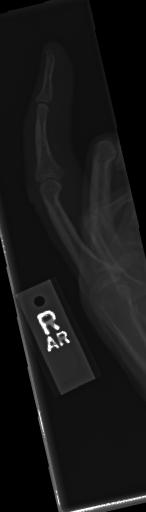
#> input picture Data/train/images/image1_1026_png.rf.de064b3ea83c63cf20650b3bda31dd53.jpg, 146 x 512 px, found by its file name; its folder holds only this picture in this run
$ jupyter execute --allow-errors bone-fracture-pytorch.ipynb
#> lines starting #> are read from the running program, lines starting #| are printed output that depends on the picture
[cell 1]
import numpy as np
import pandas as pd
import seaborn as sns
import matplotlib.pyplot as plt
import os
from tqdm import trange, tqdm
import random
import cv2
from collections import Counter, defaultdict
from sklearn.preprocessing import LabelEncoder
from sklearn.metrics import confusion_matrix, classification_report, roc_auc_score, roc_curve
import torch
from torch.utils.data import DataLoader, TensorDataset
import torch.nn as nn
import torch.nn.functional as F
from torchvision import models, transforms

[cell 2]
TRAIN_IMAGE_DIR = '/kaggle/input/bone-fracture-detection-computer-vision-project/BoneFractureYolo8/train/images'
TRAIN_LABEL_DIR = '/kaggle/input/bone-fracture-detection-computer-vision-project/BoneFractureYolo8/train/labels'
VALID_IMAGE_DIR = '/kaggle/input/bone-fracture-detection-computer-vision-project/BoneFractureYolo8/valid/images'
VALID_LABEL_DIR = '/kaggle/input/bone-fracture-detection-computer-vision-project/BoneFractureYolo8/valid/labels'
TEST_IMAGE_DIR = '/kaggle/input/bone-fracture-detection-computer-vision-project/BoneFractureYolo8/test/images'
TEST_LABEL_DIR = '/kaggle/input/bone-fracture-detection-computer-vision-project/BoneFractureYolo8/test/labels'

TARGET_SIZE = [224, 224]

def load_images_and_labels(image_dir, label_dir):
    images = []
    class_labels = []
    polygons_list = []

    for img_name in os.listdir(image_dir):
        if img_name.endswith(".jpg") or img_name.endswith(".png"):
            img_path = os.path.join(image_dir, img_name)
            image = cv2.imread(img_path)
#> image is the input picture: shape (512, 146, 3); min 0, max 255, mean 23.2
            image = cv2.resize(image, TARGET_SIZE)
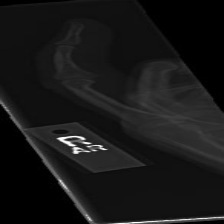
#> image: shape (224, 224, 3); min 0, max 254, mean 23.1
            image = cv2.cvtColor(image, cv2.COLOR_BGR2RGB)

            # Normalize
            image = image.astype(np.float32) / 255.0

            label_path = os.path.join(label_dir, img_name.replace(".jpg", ".txt").replace(".png", ".txt"))
            polygons = []
            classes = []

            if os.path.exists(label_path):
                with open(label_path, "r") as f:
                    lines = f.read().strip().split("\n")
                for line in lines:
                    components = line.strip().split()
                    if len(components) > 1:
                        class_id = int(components[0])
                        coords = list(map(float, components[1:]))
                        # Only keep polygons with even number of coords
                        if len(coords) % 2 == 0:
                            classes.append(class_id)
                            polygons.append(coords)

            # Decide image-level class label
            if classes:
                image_level_label = classes[0]   # or use most frequent: max(set(classes), key=classes.count)
            else:
                image_level_label = 'no_fracture'  # your 'no_fracture' label

            images.append(image)
            class_labels.append(image_level_label)
            polygons_list.append(polygons)

    return np.array(images), np.array(class_labels), polygons_list


# Load images, class labels, and polygons
train_images, train_class_labels, train_polygons = load_images_and_labels(TRAIN_IMAGE_DIR, TRAIN_LABEL_DIR)
#> train_polygons = [[]]
valid_images, valid_class_labels, valid_polygons = load_images_and_labels(VALID_IMAGE_DIR, VALID_LABEL_DIR)
#> valid_polygons = [[]]
test_images, test_class_labels, test_polygons = load_images_and_labels(TEST_IMAGE_DIR, TEST_LABEL_DIR)
#> test_polygons = [[]]

print(f"Loaded {len(train_images)} images, {len(train_class_labels)} class labels, and {len(train_polygons)} sets of polygons.")
#| Loaded 1 images, 1 class labels, and 1 sets of polygons.
print(f"Loaded {len(valid_images)} images, {len(valid_class_labels)} class labels, and {len(valid_polygons)} sets of polygons.")
#| Loaded 1 images, 1 class labels, and 1 sets of polygons.
print(f"Loaded {len(test_images)} images, {len(test_class_labels)} class labels, and {len(test_polygons)} sets of polygons.")
#| Loaded 1 images, 1 class labels, and 1 sets of polygons.

[cell 3]
# prepare CLAHE once
clahe = cv2.createCLAHE(clipLimit=2.0, tileGridSize=(8,8))

filtered_images = []
filtered_labels = []
mean_pixels = []

for img, label in zip(train_images, train_class_labels):
    # convert normalized [0,1] RGB → uint8 RGB, then to grayscale
    img_uint8 = (img * 255).astype(np.uint8)
    gray      = cv2.cvtColor(img_uint8, cv2.COLOR_RGB2GRAY)

    # apply CLAHE on the gray image
    gray_clahe = clahe.apply(gray)

    # compute mean on the CLAHE’d result
    mean_pixel = np.mean(gray_clahe)
    mean_pixels.append(mean_pixel)

    #  threshold as before
    if (mean_pixel >= 15) & (mean_pixel <= 130):
        filtered_images.append(img)
        filtered_labels.append(label)
#> this loop made 1 pass
#> (label, mean_pixel) on pass 1: ('no_fracture', 37.52)
#> pass 1, `gray_clahe = clahe.apply(gray)`:
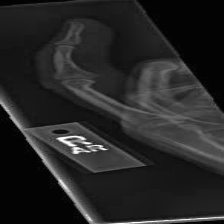
#> gray_clahe: shape (224, 224); min 2, max 255, mean 37.5
#> after the loop, filtered_images = 1 item; filtered_labels = ['no_fracture']; mean_pixels = [37.52]

print(f"Original images: {len(train_images)}")
#| Original images: 1
print(f"Filtered images: {len(filtered_images)}")
#| Filtered images: 1

[cell 4]
sns.histplot(train_class_labels)
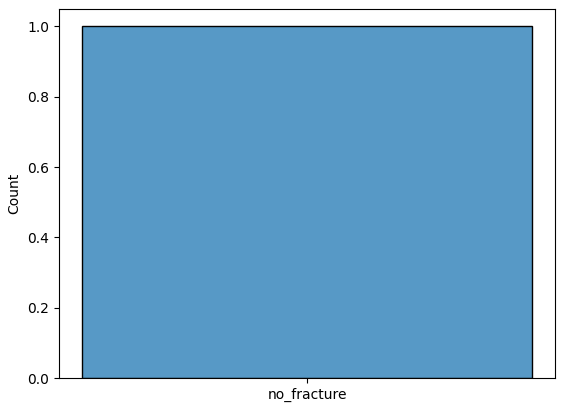
#> figure drawn by matplotlib, 1 panel

[cell 5]
label_encoder = LabelEncoder()
train_labels_enc = label_encoder.fit_transform(filtered_labels)
#> train_labels_enc = [0]
valid_labels_enc = label_encoder.transform(valid_class_labels)
#> valid_labels_enc = [0]
test_labels_enc = label_encoder.transform(test_class_labels)
#> test_labels_enc = [0]

print(label_encoder.classes_)  # to know the actual labels

[cell 6]
class_groups = defaultdict(list)

for img, label in zip(filtered_images, train_labels_enc):
    class_groups[label].append(img)
#> this loop made 1 pass

for k in class_groups:
    class_groups[k] = np.array(class_groups[k])

no_fracture_label = 6
train_images_list, train_labels_list = [], []

for label, images in class_groups.items():
    if len(images) == 0:
        continue
    if label == no_fracture_label:
        train_images_list.append(images)
        train_labels_list.extend([0] * len(images))
    else:
        train_images_list.append(images)
        train_labels_list.extend([1] * len(images))

train_images = np.concatenate(train_images_list, axis=0)
train_labels = np.array(train_labels_list)

print(np.unique(train_labels, return_counts=True))

[cell 7]
class_groups_1 = defaultdict(list)

for img, label in zip(valid_images, valid_labels_enc):
    class_groups_1[label].append(img)

for k in class_groups_1:
    class_groups_1[k] = np.array(class_groups_1[k])

valid_images_list, valid_labels_list = [], []

for label, images in class_groups_1.items():
    if len(images) == 0:
        continue
    if label == no_fracture_label:
        valid_images_list.append(images)
        valid_labels_list.extend([0] * len(images))
    else:
        valid_images_list.append(images)
        valid_labels_list.extend([1] * len(images))

valid_images = np.concatenate(valid_images_list, axis=0)
valid_labels = np.array(valid_labels_list)

print(np.unique(valid_labels, return_counts=True))

[cell 8]
class_groups_2 = defaultdict(list)

for img, label in zip(test_images, test_labels_enc):
    class_groups_2[label].append(img)

for k in class_groups_2:
    class_groups_2[k] = np.array(class_groups_2[k])

test_images_list, test_labels_list = [], []

for label, images in class_groups_2.items():
    if len(images) == 0:
        continue
    if label == no_fracture_label:
        test_images_list.append(images)
        test_labels_list.extend([0] * len(images))
    else:
        test_images_list.append(images)
        test_labels_list.extend([1] * len(images))

test_images = np.concatenate(test_images_list, axis=0)
test_labels = np.array(test_labels_list)

print(np.unique(test_labels, return_counts=True))

#> (a cell that did not finish here is left out)

**Small Network**

[cell 10]
class TinyCNN(nn.Module):
    def __init__(self):
        super(TinyCNN, self).__init__()
        self.conv_layers = nn.Sequential(
            nn.Conv2d(3, 64, kernel_size=3),  # [batch, 64, 22, 222]
            nn.ReLU(),
            nn.MaxPool2d(2),                 # [batch, 64, 111, 111]

            nn.Conv2d(64, 128, kernel_size=3),  # [batch, 128, 109, 109]
            nn.ReLU(),
            nn.MaxPool2d(2),                   # [batch, 128, 54, 54]

            nn.Conv2d(128, 128, kernel_size=3),  # [batch, 128, 52, 52]
            nn.ReLU(),
            nn.MaxPool2d(2),                    # [batch, 128, 26, 26]

            nn.Conv2d(128, 64, kernel_size=3),   # [batch, 64, 24, 24]
            nn.ReLU(),
            nn.MaxPool2d(2),                     # [batch, 64, 12, 12]

            nn.Conv2d(64, 32, kernel_size=3),    # [batch, 32, 10, 10]
            nn.ReLU(),
            nn.MaxPool2d(2)                      # [batch, 32, 5, 5]
        )

        self.dropout = nn.Dropout(0.5)
        self.flattened_size = 32 * 5 * 5
        self.fc1 = nn.Linear(self.flattened_size, 16)
        self.fc2 = nn.Linear(16, 1)

    def forward(self, x):
        x = self.conv_layers(x)
        x = torch.flatten(x, 1)
        x = self.dropout(x)
        x = F.relu(self.fc1(x))
        x = self.dropout(x)
        x = torch.sigmoid(self.fc2(x))
        return x

#> (a cell that did not finish here is left out)

[cell 12]
num_epochs = 20

# Trackers for plotting
train_losses = []
val_losses = []
train_accuracies = []
val_accuracies = []

#> (the rest of this cell did not finish here and is left out)

[cell 13]
plt.plot(train_losses, label="train")
plt.plot(val_losses, label="test")
plt.xlabel("epochs")
plt.ylabel("loss")
plt.legend()
plt.show()
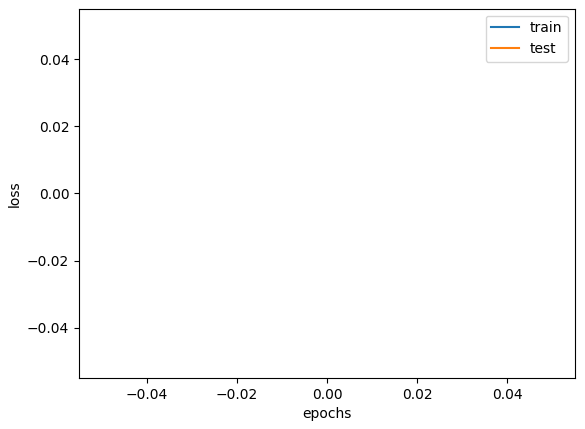
#> figure drawn by matplotlib, 1 panel

plt.plot(train_accuracies, label="train")
plt.plot(val_accuracies, label="test")
plt.xlabel("epochs")
plt.ylabel("accuracy")
plt.legend()
plt.show()

#> (a cell that did not finish here is left out)

#> (a cell that did not finish here is left out)

[cell 16]
model = 1

**Alexnet**

#> (a cell that did not finish here is left out)

[cell 18]
num_epochs = 20

# Trackers for plotting
train_losses = []
val_losses = []
train_accuracies = []
val_accuracies = []

#> (the rest of this cell did not finish here and is left out)

[cell 19]
plt.plot(train_losses, label="Train Loss")
plt.plot(val_losses, label="Valid Loss")
plt.title('Loss vs. Epochs')
plt.xlabel("Epochs")
plt.ylabel("Loss")
plt.legend()
plt.show()
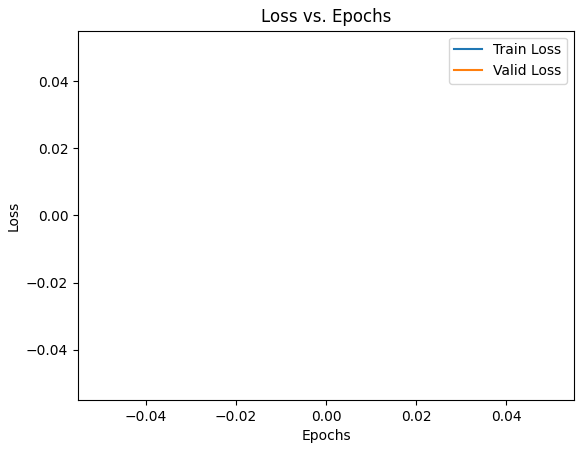
#> figure drawn by matplotlib, 1 panel

plt.plot(train_accuracies, label="Train Accuracy")
plt.plot(val_accuracies, label="Valid Accuracy")
plt.title('Accuracy vs. Epochs')
plt.xlabel("Epochs")
plt.ylabel("Accuracy")
plt.legend()
plt.show()

$ run again, on Data/train/images/image1_119_png.rf.d0017c44eb4685cd9654246d94b1837f.jpg
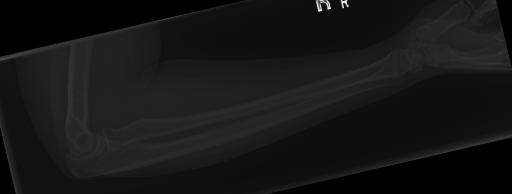
#> input picture Data/train/images/image1_119_png.rf.d0017c44eb4685cd9654246d94b1837f.jpg, 512 x 194 px, found by its file name
#> in load_images_and_labels, image is the input picture: shape (194, 512, 3); min 0, max 255, mean 21.5
#> in load_images_and_labels, `image = cv2.resize(image, TARGET_SIZE)`:
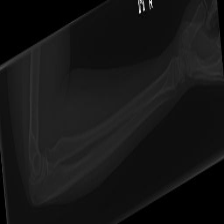
#> image: shape (224, 224, 3); min 0, max 231, mean 21.4
#> train_polygons = [[]]
#| Loaded 1 images, 1 class labels, and 1 sets of polygons.
#| Loaded 1 images, 1 class labels, and 1 sets of polygons.
#| Loaded 1 images, 1 class labels, and 1 sets of polygons.
#> the loop `for img, label in zip(train_images, train_class_labels):` made 1 pass
#> (label, mean_pixel) on pass 1: ('no_fracture', 34.82)
#> pass 1, `gray_clahe = clahe.apply(gray)`:
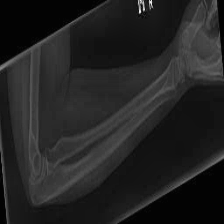
#> gray_clahe: shape (224, 224); min 2, max 239, mean 34.8
#> after the loop `for img, label in zip(train_images, train_class_labels):`: filtered_images = 1 item; filtered_labels = ['no_fracture']; mean_pixels = [34.82]
#| Original images: 1
#| Filtered images: 1
#> train_labels_enc = [0]
#> the loop `for img, label in zip(filtered_images, train_labels_enc):` made 1 pass
#> the loop `for img, label in zip(valid_images, valid_labels_enc):` made 1 pass
#> the loop `for img, label in zip(test_images, test_labels_enc):` made 1 pass

$ run again, on Data/train/images/image1_123_png.rf.ddf7243b9d5ccfd49bc1c69fc9dc4701.jpg
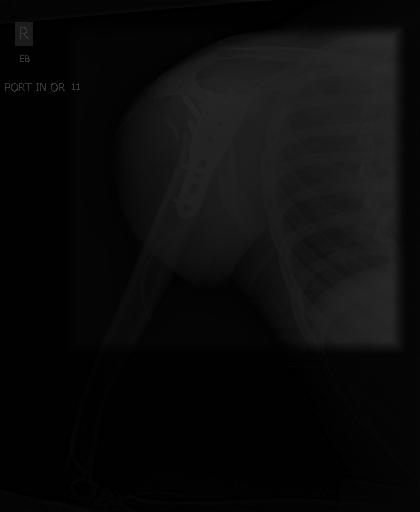
#> input picture Data/train/images/image1_123_png.rf.ddf7243b9d5ccfd49bc1c69fc9dc4701.jpg, 420 x 512 px, found by its file name
#> in load_images_and_labels, image is the input picture: shape (512, 420, 3); min 0, max 78, mean 11
#> in load_images_and_labels, `image = image.astype(np.float32) / 255.0`:
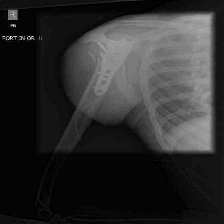
#> image: shape (224, 224, 3) float32; min 0, max 0.243, mean 0.043; drawn with min black and max white
#> train_polygons = [[]]
#| Loaded 1 images, 1 class labels, and 1 sets of polygons.
#| Loaded 1 images, 1 class labels, and 1 sets of polygons.
#| Loaded 1 images, 1 class labels, and 1 sets of polygons.
#> the loop `for img, label in zip(train_images, train_class_labels):` made 1 pass
#> (label, mean_pixel) on pass 1: ('no_fracture', 23.56)
#> pass 1, `gray_clahe = clahe.apply(gray)`:
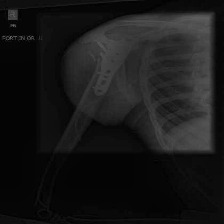
#> gray_clahe: shape (224, 224); min 2, max 98, mean 23.6
#> after the loop `for img, label in zip(train_images, train_class_labels):`: filtered_images = 1 item; filtered_labels = ['no_fracture']; mean_pixels = [23.56]
#| Original images: 1
#| Filtered images: 1
#> train_labels_enc = [0]
#> the loop `for img, label in zip(filtered_images, train_labels_enc):` made 1 pass
#> the loop `for img, label in zip(valid_images, valid_labels_enc):` made 1 pass
#> the loop `for img, label in zip(test_images, test_labels_enc):` made 1 pass

$ run again, on Data/train/images/image1_131_png.rf.e4cc0851c5376baf32524f482aee63c0.jpg
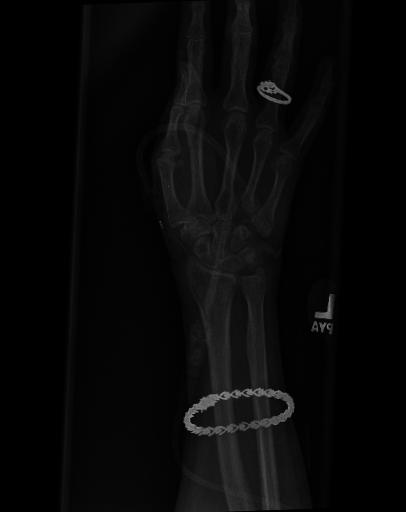
#> input picture Data/train/images/image1_131_png.rf.e4cc0851c5376baf32524f482aee63c0.jpg, 406 x 512 px, found by its file name
#> in load_images_and_labels, image is the input picture: shape (512, 406, 3); min 0, max 146, mean 7.9
#> in load_images_and_labels, `image = cv2.resize(image, TARGET_SIZE)`:
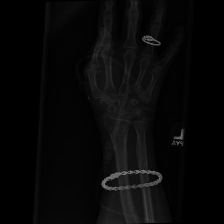
#> image: shape (224, 224, 3); min 0, max 127, mean 7.9
#> train_polygons = [[]]
#| Loaded 1 images, 1 class labels, and 1 sets of polygons.
#| Loaded 1 images, 1 class labels, and 1 sets of polygons.
#| Loaded 1 images, 1 class labels, and 1 sets of polygons.
#> the loop `for img, label in zip(train_images, train_class_labels):` made 1 pass
#> (label, mean_pixel) on pass 1: ('no_fracture', 19.86)
#> pass 1, `gray_clahe = clahe.apply(gray)`:
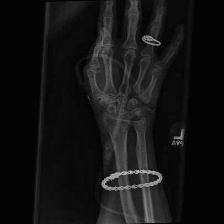
#> gray_clahe: shape (224, 224); min 1, max 192, mean 19.9
#> after the loop `for img, label in zip(train_images, train_class_labels):`: filtered_images = 1 item; filtered_labels = ['no_fracture']; mean_pixels = [19.86]
#| Original images: 1
#| Filtered images: 1
#> train_labels_enc = [0]
#> the loop `for img, label in zip(filtered_images, train_labels_enc):` made 1 pass
#> the loop `for img, label in zip(valid_images, valid_labels_enc):` made 1 pass
#> the loop `for img, label in zip(test_images, test_labels_enc):` made 1 pass
